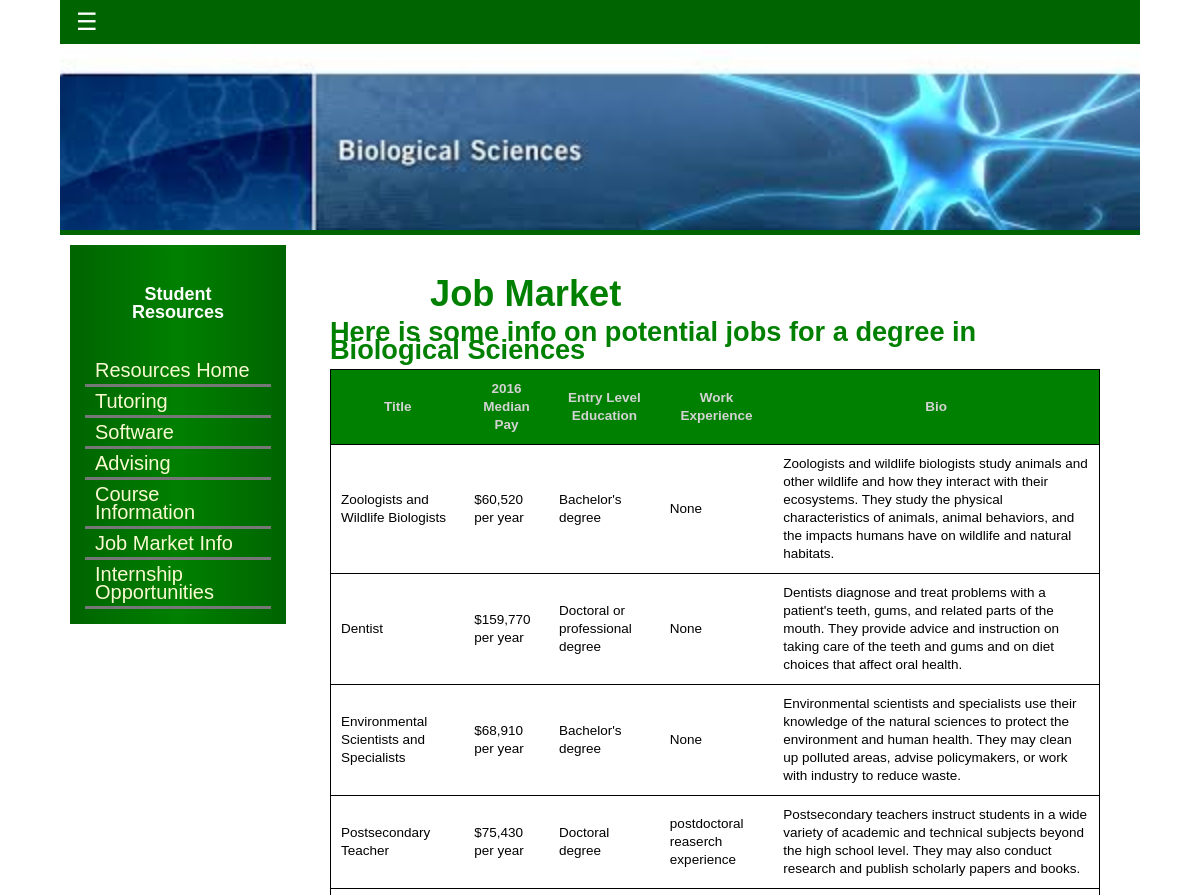
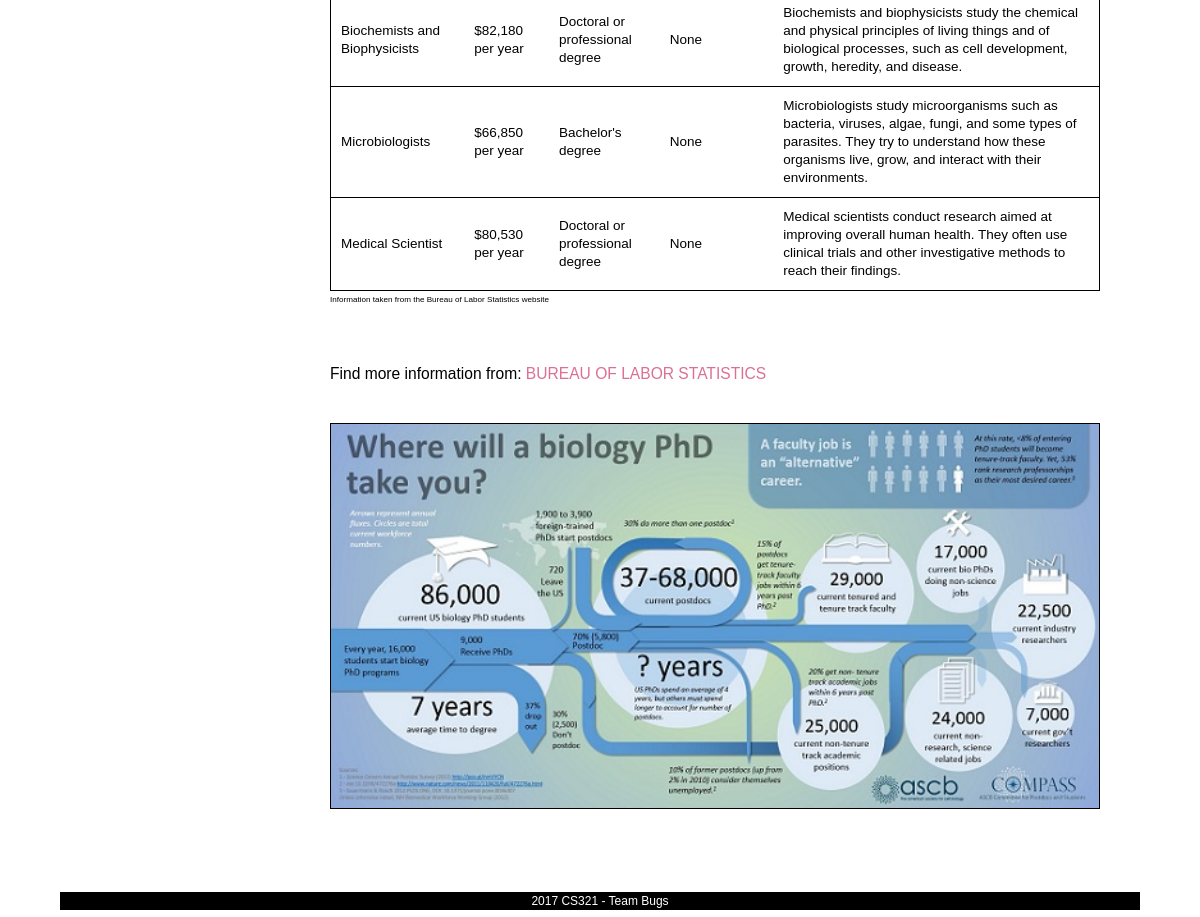
The page /StudentResources/Jobs-JM.php on the database its author committed (2 pictures, top to bottom).
### tables this page shows
CREATE TABLE `job_market` (
  `ID` int(11) NOT NULL,
  `title` text NOT NULL,
  `pay` text NOT NULL,
  `education` text NOT NULL,
  `experience` text NOT NULL,
  `bio` text NOT NULL
);

### StudentResources/Jobs-JM.php (the view, shortened to what this page needs)
<?php
    include('../php/inc.header.php');
?>
<body>
        <div id="content_wrapper">
            <div id="sidebar">
                    <h2>Student Resources</h2>
                    <ul class="side_menu">
                        <li><a href="Home-SR.php">Resources Home</a></li>
                        <li><a href="Tut_Home.php">Tutoring</a></li>
                        <li><a href="Software.php">Software</a></li>
                        <li><a href="Adv_Home.php">Advising</a></li>
                        <li><a href="Course_Home.php">Course Information</a></li>
                        <li><a href="../StudentResources/Jobs-JM.php">Job Market Info</a></li>
                        <li><a href="../StudentResources/Jobs-IO.php">Internship Opportunities</a></li>
                    </ul>
            </div>
            <div id="content">
            	<div class="post_section">
                     <div class="post_content">
                         <h2 style="font-size:2vmax">Job Market</h2>
                     </div>
                     <h2 style="font-size:1.5vmax"> Here is some info on potential jobs for a degree in Biological Sciences </h2>
                            <table class="job_market">
                                <tr>
                                    <th> Title </th>
                                    <th> 2016 Median Pay </th>
                                    <th> Entry Level Education </th>
                                    <th class="smallresponsive"> Work Experience </th>
                                    <th class="responsive"> Bio </th>
                                </tr>
<?php
$servername = "localhost";
$username = "root";
$password = "";
$dbname = "teambugsphase4";
$conn = new mysqli($servername, $username, $password, $dbname);
$sql = "SELECT title, pay, education, experience, bio FROM job_market";
$result = $conn->query($sql);
if ($result->num_rows > 0) {
    while($row = $result->fetch_assoc()) {
        echo
            "<tr>
                <td>" . $row['title']. "</td>
                <td>" . $row['pay']. "</td>
                <td>" . $row['education']. "</td>
                <td class='smallresponsive'>" . $row['experience']. "</td>
                <td class='responsive'>" . $row['bio']. "</td>
            </tr>";
        }
    } else {
        echo "0 results";
    }
?>
    </table>
    <p class="disclosure"> Information taken from the Bureau of Labor Statistics website </p>
        <br><br>
    <p style="font-size: 1.3vw">Find more information from: <a href="https://www.bls.gov/home.htm" target="_blank">BUREAU OF LABOR STATISTICS </a></p>
   <img class="responsive" width=100% height=100% src="../images/biologyphdtrack.jpg">
</div>
</div>
<?php
     include('../php/inc.footer.php')
?>

### css/styleLogan.css (style rules this page uses)
* { box-sizing: border-box; }
body { margin: 0 5%; padding: 0; line-height: 1.5em; font-family: Tahoma, Geneva, sans-serif; font-size: 12px; background: url("../images/back2.png"); }
h1,h2 { margin: 0; padding: 0; }
p { margin: 0px; padding: 0px; }
img { margin: 0px; padding: 0px; border: none; }
#content_wrapper { clear: both; }
#sidebar { float: left; width: 20%; background-image: linear-gradient( to right, darkgreen, green, darkgreen ); margin-top: 10px; margin-left: 10px; margin-bottom: 10px; padding: 10px; color: white; }
#sidebar h2 { padding: 30px; text-align: center; }
.side_menu { list-style: none; padding: 5px; margin: 0 0 0 0; }
.side_menu li { padding: 0; margin: 0; }
.side_menu li a { display: block; color: lightgoldenrodyellow; padding: 5px 10px; font-size: 20px; border-bottom: 3px solid #777777; }
#content { float: right; width: 75%; background: white; color:black; margin-top: 10px; margin-right: 10px; margin-bottom: 10px; font-size: 18px; }
.post_section { clear: both; position: relative; padding: 0 30px 30px 10px; margin-bottom: 20px; }
.post_section .post_content { padding: 30px 0 0 100px; }
.post_section h2 { color: green; font-size: 24px; font-weight: bold; padding: 10px 0 10px 0; }
.post_section p { margin-bottom: 20px; }
.post_section img { margin: 20px 0; border: 1px solid #000; }
table.job_market { border: 1px solid black; border-collapse: collapse; font-size: 75%; }
table.job_market th { border-bottom: 1px solid black; border-collapse: collapse; padding: 10px; background-color: green; color: lightgray; }
table.job_market td { border-bottom: 1px solid black; border-collapse: collapse; padding: 10px; }
.disclosure { font-size: 45%; }

### rows shown on the page
job_market: title "Zoologists and Wildlife Biologists", pay "$60,520 per year", education "Bachelor's degree", experience "None", bio "Zoologists and wildlife biologists study animals and other wildlife and how they interact with their ecosystems. They study the physical characteristics of animals, animal behaviors, and the impacts humans have on wildlife and natural habitats."
job_market: title "Dentist", pay "$159,770 per year", education "Doctoral or professional degree", experience "None", bio "Dentists diagnose and treat problems with a patient's teeth, gums, and related parts of the mouth. They provide advice and instruction on taking care of the teeth and gums and on diet choices that affect oral health."
job_market: title "Environmental Scientists and Specialists", pay "$68,910 per year", education "Bachelor's degree", experience "None", bio "Environmental scientists and specialists use their knowledge of the natural sciences to protect the environment and human health. They may clean up polluted areas, advise policymakers, or work with industry to reduce waste."
job_market: title "Postsecondary Teacher", pay "$75,430 per year", education "Doctoral degree", experience "postdoctoral reaserch experience", bio "Postsecondary teachers instruct students in a wide variety of academic and technical subjects beyond the high school level. They may also conduct research and publish scholarly papers and books."
job_market: title "Biochemists and Biophysicists", pay "$82,180 per year", education "Doctoral or professional degree", experience "None", bio "Biochemists and biophysicists study the chemical and physical principles of living things and of biological processes, such as cell development, growth, heredity, and disease."
job_market: title "Microbiologists", pay "$66,850 per year", education "Bachelor's degree", experience "None", bio "Microbiologists study microorganisms such as bacteria, viruses, algae, fungi, and some types of parasites. They try to understand how these organisms live, grow, and interact with their environments."
job_market: title "Medical Scientist", pay "$80,530 per year", education "Doctoral or professional degree", experience "None", bio "Medical scientists conduct research aimed at improving overall human health. They often use clinical trials and other investigative methods to reach their findings."

### other values the page prints
$copyright_year "2017"
$copyright_text "CS321 - Team Bugs"
